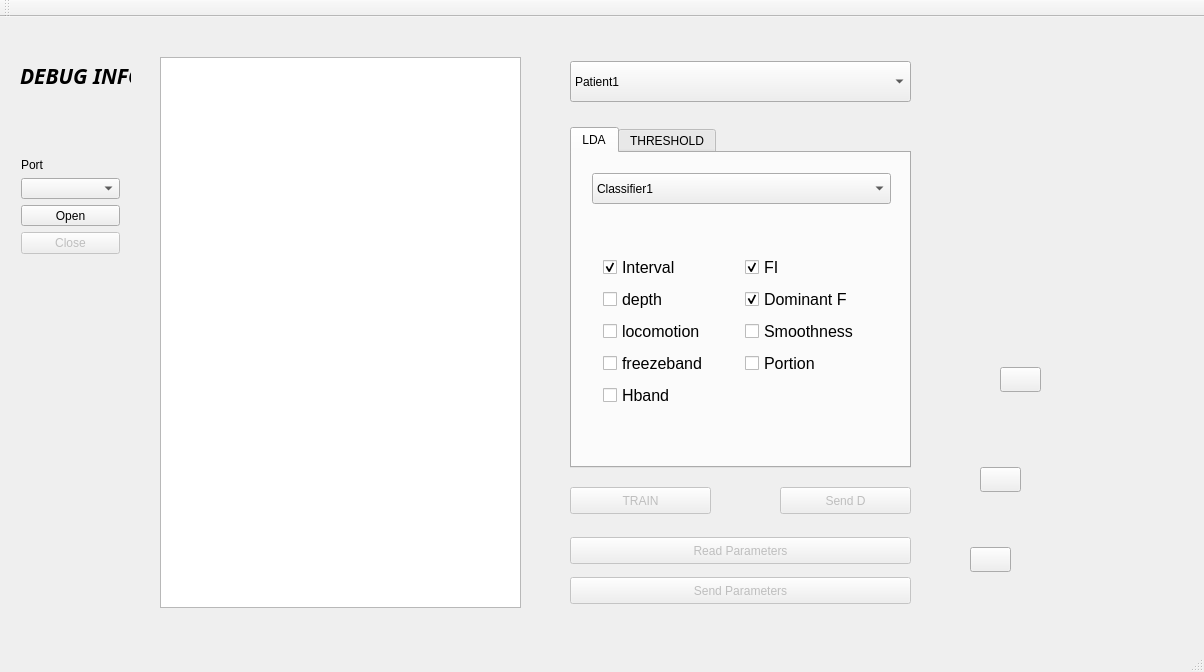
<?xml version="1.0" encoding="UTF-8"?>
<ui version="4.0">
 <class>MainWindow</class>
 <widget class="QMainWindow" name="MainWindow">
  <property name="geometry">
   <rect>
    <x>0</x>
    <y>0</y>
    <width>1204</width>
    <height>672</height>
   </rect>
  </property>
  <property name="windowTitle">
   <string>Ext Serial Port</string>
  </property>
  <widget class="QWidget" name="centralWidget">
   <widget class="QTextEdit" name="textEdit_Status">
    <property name="enabled">
     <bool>true</bool>
    </property>
    <property name="geometry">
     <rect>
      <x>160</x>
      <y>40</y>
      <width>361</width>
      <height>551</height>
     </rect>
    </property>
   </widget>
   <widget class="QWidget" name="layoutWidget">
    <property name="geometry">
     <rect>
      <x>10</x>
      <y>130</y>
      <width>121</width>
      <height>118</height>
     </rect>
    </property>
    <layout class="QVBoxLayout" name="verticalLayout">
     <item>
      <widget class="QLabel" name="label">
       <property name="text">
        <string>Port</string>
       </property>
      </widget>
     </item>
     <item>
      <widget class="QComboBox" name="comboBox_Interface"/>
     </item>
     <item>
      <widget class="QPushButton" name="pushButton_open">
       <property name="text">
        <string>Open</string>
       </property>
      </widget>
     </item>
     <item>
      <widget class="QPushButton" name="pushButton_close">
       <property name="enabled">
        <bool>false</bool>
       </property>
       <property name="text">
        <string>Close</string>
       </property>
      </widget>
     </item>
    </layout>
   </widget>
   <widget class="QTabWidget" name="tabWidget">
    <property name="geometry">
     <rect>
      <x>570</x>
      <y>110</y>
      <width>341</width>
      <height>341</height>
     </rect>
    </property>
    <property name="currentIndex">
     <number>0</number>
    </property>
    <widget class="QWidget" name="tab">
     <attribute name="title">
      <string>LDA</string>
     </attribute>
     <widget class="QWidget" name="">
      <property name="geometry">
       <rect>
        <x>20</x>
        <y>90</y>
        <width>299</width>
        <height>178</height>
       </rect>
      </property>
      <layout class="QGridLayout" name="gridLayout_3">
       <item row="1" column="0">
        <widget class="QCheckBox" name="T1_3">
         <property name="font">
          <font>
           <pointsize>12</pointsize>
          </font>
         </property>
         <property name="text">
          <string>depth</string>
         </property>
         <property name="checked">
          <bool>false</bool>
         </property>
        </widget>
       </item>
       <item row="1" column="1">
        <widget class="QCheckBox" name="T6_3">
         <property name="font">
          <font>
           <pointsize>12</pointsize>
          </font>
         </property>
         <property name="text">
          <string>Dominant F</string>
         </property>
         <property name="checked">
          <bool>true</bool>
         </property>
        </widget>
       </item>
       <item row="3" column="0">
        <widget class="QCheckBox" name="T3_3">
         <property name="font">
          <font>
           <pointsize>12</pointsize>
          </font>
         </property>
         <property name="text">
          <string>freezeband</string>
         </property>
        </widget>
       </item>
       <item row="0" column="0">
        <widget class="QCheckBox" name="T0_3">
         <property name="font">
          <font>
           <pointsize>12</pointsize>
          </font>
         </property>
         <property name="text">
          <string>Interval</string>
         </property>
         <property name="checked">
          <bool>true</bool>
         </property>
        </widget>
       </item>
       <item row="2" column="0">
        <widget class="QCheckBox" name="T2_3">
         <property name="font">
          <font>
           <pointsize>12</pointsize>
          </font>
         </property>
         <property name="text">
          <string>locomotion</string>
         </property>
        </widget>
       </item>
       <item row="3" column="1">
        <widget class="QCheckBox" name="T8_3">
         <property name="font">
          <font>
           <pointsize>12</pointsize>
          </font>
         </property>
         <property name="text">
          <string>Portion</string>
         </property>
        </widget>
       </item>
       <item row="4" column="0">
        <widget class="QCheckBox" name="T4_3">
         <property name="font">
          <font>
           <pointsize>12</pointsize>
          </font>
         </property>
         <property name="text">
          <string>Hband</string>
         </property>
        </widget>
       </item>
       <item row="2" column="1">
        <widget class="QCheckBox" name="T7_3">
         <property name="font">
          <font>
           <pointsize>12</pointsize>
          </font>
         </property>
         <property name="text">
          <string>Smoothness</string>
         </property>
        </widget>
       </item>
       <item row="0" column="1">
        <widget class="QCheckBox" name="T5_3">
         <property name="font">
          <font>
           <pointsize>12</pointsize>
          </font>
         </property>
         <property name="text">
          <string>FI</string>
         </property>
         <property name="checked">
          <bool>true</bool>
         </property>
        </widget>
       </item>
      </layout>
     </widget>
     <widget class="QComboBox" name="combobox_c">
      <property name="geometry">
       <rect>
        <x>20</x>
        <y>20</y>
        <width>299</width>
        <height>31</height>
       </rect>
      </property>
      <item>
       <property name="text">
        <string>Classifier1</string>
       </property>
      </item>
      <item>
       <property name="text">
        <string>Classifier2</string>
       </property>
      </item>
     </widget>
    </widget>
    <widget class="QWidget" name="tab_2">
     <attribute name="title">
      <string>THRESHOLD</string>
     </attribute>
     <widget class="QWidget" name="gridLayoutWidget">
      <property name="geometry">
       <rect>
        <x>20</x>
        <y>10</y>
        <width>311</width>
        <height>295</height>
       </rect>
      </property>
      <layout class="QGridLayout" name="gridLayout">
       <item row="5" column="1">
        <widget class="QSlider" name="T5s">
         <property name="maximum">
          <number>100</number>
         </property>
         <property name="orientation">
          <enum>Qt::Horizontal</enum>
         </property>
        </widget>
       </item>
       <item row="0" column="1">
        <widget class="QSlider" name="T0s">
         <property name="font">
          <font>
           <weight>50</weight>
           <bold>false</bold>
          </font>
         </property>
         <property name="autoFillBackground">
          <bool>false</bool>
         </property>
         <property name="maximum">
          <number>100</number>
         </property>
         <property name="value">
          <number>10</number>
         </property>
         <property name="orientation">
          <enum>Qt::Horizontal</enum>
         </property>
         <property name="invertedAppearance">
          <bool>false</bool>
         </property>
         <property name="invertedControls">
          <bool>false</bool>
         </property>
        </widget>
       </item>
       <item row="3" column="0">
        <widget class="QCheckBox" name="T3">
         <property name="font">
          <font>
           <pointsize>12</pointsize>
          </font>
         </property>
         <property name="text">
          <string>freezeband</string>
         </property>
        </widget>
       </item>
       <item row="7" column="1">
        <widget class="QSlider" name="T7s">
         <property name="maximum">
          <number>100</number>
         </property>
         <property name="pageStep">
          <number>10</number>
         </property>
         <property name="value">
          <number>50</number>
         </property>
         <property name="orientation">
          <enum>Qt::Horizontal</enum>
         </property>
        </widget>
       </item>
       <item row="6" column="1">
        <widget class="QSlider" name="T6s">
         <property name="maximum">
          <number>10</number>
         </property>
         <property name="orientation">
          <enum>Qt::Horizontal</enum>
         </property>
        </widget>
       </item>
       <item row="1" column="0">
        <widget class="QCheckBox" name="T1">
         <property name="font">
          <font>
           <pointsize>12</pointsize>
          </font>
         </property>
         <property name="text">
          <string>depth</string>
         </property>
        </widget>
       </item>
       <item row="8" column="1">
        <widget class="QSlider" name="T8s">
         <property name="maximum">
          <number>100</number>
         </property>
         <property name="orientation">
          <enum>Qt::Horizontal</enum>
         </property>
        </widget>
       </item>
       <item row="4" column="1">
        <widget class="QSlider" name="T4s">
         <property name="maximum">
          <number>100</number>
         </property>
         <property name="orientation">
          <enum>Qt::Horizontal</enum>
         </property>
        </widget>
       </item>
       <item row="5" column="0">
        <widget class="QCheckBox" name="T5">
         <property name="font">
          <font>
           <pointsize>12</pointsize>
          </font>
         </property>
         <property name="text">
          <string>FI</string>
         </property>
        </widget>
       </item>
       <item row="1" column="1">
        <widget class="QSlider" name="T1s">
         <property name="maximum">
          <number>100</number>
         </property>
         <property name="orientation">
          <enum>Qt::Horizontal</enum>
         </property>
        </widget>
       </item>
       <item row="7" column="0">
        <widget class="QCheckBox" name="T7">
         <property name="font">
          <font>
           <pointsize>12</pointsize>
          </font>
         </property>
         <property name="text">
          <string>Smoothness</string>
         </property>
         <property name="checked">
          <bool>true</bool>
         </property>
        </widget>
       </item>
       <item row="3" column="1">
        <widget class="QSlider" name="T3s">
         <property name="maximum">
          <number>100</number>
         </property>
         <property name="orientation">
          <enum>Qt::Horizontal</enum>
         </property>
        </widget>
       </item>
       <item row="2" column="1">
        <widget class="QSlider" name="T2s">
         <property name="maximum">
          <number>100</number>
         </property>
         <property name="orientation">
          <enum>Qt::Horizontal</enum>
         </property>
        </widget>
       </item>
       <item row="2" column="0">
        <widget class="QCheckBox" name="T2">
         <property name="font">
          <font>
           <pointsize>12</pointsize>
          </font>
         </property>
         <property name="text">
          <string>locomotion</string>
         </property>
        </widget>
       </item>
       <item row="4" column="0">
        <widget class="QCheckBox" name="T4">
         <property name="font">
          <font>
           <pointsize>12</pointsize>
          </font>
         </property>
         <property name="text">
          <string>Hband</string>
         </property>
        </widget>
       </item>
       <item row="8" column="0">
        <widget class="QCheckBox" name="T8">
         <property name="font">
          <font>
           <pointsize>12</pointsize>
          </font>
         </property>
         <property name="text">
          <string>Portion</string>
         </property>
        </widget>
       </item>
       <item row="0" column="0">
        <widget class="QCheckBox" name="T0">
         <property name="font">
          <font>
           <pointsize>12</pointsize>
          </font>
         </property>
         <property name="text">
          <string>Interval</string>
         </property>
         <property name="checked">
          <bool>true</bool>
         </property>
        </widget>
       </item>
       <item row="6" column="0">
        <widget class="QCheckBox" name="T6">
         <property name="font">
          <font>
           <pointsize>12</pointsize>
          </font>
         </property>
         <property name="text">
          <string>Dominant F</string>
         </property>
        </widget>
       </item>
       <item row="0" column="2" alignment="Qt::AlignLeft">
        <widget class="QLCDNumber" name="lcdNumber">
         <property name="value" stdset="0">
          <double>100.000000000000000</double>
         </property>
        </widget>
       </item>
       <item row="1" column="2">
        <widget class="QLCDNumber" name="lcdNumber_2"/>
       </item>
       <item row="2" column="2">
        <widget class="QLCDNumber" name="lcdNumber_3"/>
       </item>
       <item row="3" column="2">
        <widget class="QLCDNumber" name="lcdNumber_4"/>
       </item>
       <item row="4" column="2">
        <widget class="QLCDNumber" name="lcdNumber_5"/>
       </item>
       <item row="5" column="2">
        <widget class="QLCDNumber" name="lcdNumber_6"/>
       </item>
       <item row="6" column="2">
        <widget class="QLCDNumber" name="lcdNumber_7"/>
       </item>
       <item row="7" column="2">
        <widget class="QLCDNumber" name="lcdNumber_8">
         <property name="value" stdset="0">
          <double>500.000000000000000</double>
         </property>
        </widget>
       </item>
       <item row="8" column="2">
        <widget class="QLCDNumber" name="lcdNumber_9"/>
       </item>
      </layout>
     </widget>
    </widget>
   </widget>
   <widget class="QLabel" name="label_3">
    <property name="geometry">
     <rect>
      <x>20</x>
      <y>50</y>
      <width>111</width>
      <height>17</height>
     </rect>
    </property>
    <property name="font">
     <font>
      <family>Ubuntu Condensed</family>
      <pointsize>16</pointsize>
      <weight>75</weight>
      <italic>true</italic>
      <bold>true</bold>
     </font>
    </property>
    <property name="text">
     <string>DEBUG INFO</string>
    </property>
   </widget>
   <widget class="QLabel" name="patient">
    <property name="geometry">
     <rect>
      <x>960</x>
      <y>70</y>
      <width>221</width>
      <height>511</height>
     </rect>
    </property>
    <property name="styleSheet">
     <string notr="true">background-image: url(:/new/prefix1/patient.png);</string>
    </property>
    <property name="text">
     <string/>
    </property>
   </widget>
   <widget class="QPushButton" name="ankle_button">
    <property name="geometry">
     <rect>
      <x>970</x>
      <y>530</y>
      <width>41</width>
      <height>25</height>
     </rect>
    </property>
    <property name="text">
     <string/>
    </property>
   </widget>
   <widget class="QPushButton" name="knee_button">
    <property name="geometry">
     <rect>
      <x>980</x>
      <y>450</y>
      <width>41</width>
      <height>25</height>
     </rect>
    </property>
    <property name="text">
     <string/>
    </property>
   </widget>
   <widget class="QPushButton" name="waist_button">
    <property name="geometry">
     <rect>
      <x>1000</x>
      <y>350</y>
      <width>41</width>
      <height>25</height>
     </rect>
    </property>
    <property name="text">
     <string/>
    </property>
   </widget>
   <widget class="QComboBox" name="combobox_p">
    <property name="geometry">
     <rect>
      <x>570</x>
      <y>44</y>
      <width>341</width>
      <height>41</height>
     </rect>
    </property>
    <item>
     <property name="text">
      <string>Patient1</string>
     </property>
    </item>
    <item>
     <property name="text">
      <string>Patient2</string>
     </property>
    </item>
   </widget>
   <widget class="QPushButton" name="parameterButton_send_2">
    <property name="enabled">
     <bool>false</bool>
    </property>
    <property name="geometry">
     <rect>
      <x>570</x>
      <y>520</y>
      <width>341</width>
      <height>27</height>
     </rect>
    </property>
    <property name="text">
     <string>Read Parameters</string>
    </property>
   </widget>
   <widget class="QPushButton" name="parameterButton_send">
    <property name="enabled">
     <bool>false</bool>
    </property>
    <property name="geometry">
     <rect>
      <x>570</x>
      <y>560</y>
      <width>341</width>
      <height>27</height>
     </rect>
    </property>
    <property name="text">
     <string>Send Parameters</string>
    </property>
   </widget>
   <widget class="QPushButton" name="training_data">
    <property name="enabled">
     <bool>false</bool>
    </property>
    <property name="geometry">
     <rect>
      <x>570</x>
      <y>470</y>
      <width>141</width>
      <height>27</height>
     </rect>
    </property>
    <property name="text">
     <string>TRAIN</string>
    </property>
   </widget>
   <widget class="QPushButton" name="dataButton">
    <property name="enabled">
     <bool>false</bool>
    </property>
    <property name="geometry">
     <rect>
      <x>780</x>
      <y>470</y>
      <width>131</width>
      <height>27</height>
     </rect>
    </property>
    <property name="text">
     <string>Send D</string>
    </property>
   </widget>
  </widget>
  <widget class="QMenuBar" name="menuBar">
   <property name="geometry">
    <rect>
     <x>0</x>
     <y>0</y>
     <width>1204</width>
     <height>22</height>
    </rect>
   </property>
  </widget>
  <widget class="QToolBar" name="mainToolBar">
   <attribute name="toolBarArea">
    <enum>TopToolBarArea</enum>
   </attribute>
   <attribute name="toolBarBreak">
    <bool>false</bool>
   </attribute>
  </widget>
  <widget class="QStatusBar" name="statusBar"/>
 </widget>
 <layoutdefault spacing="6" margin="11"/>
 <resources/>
 <connections/>
</ui>
